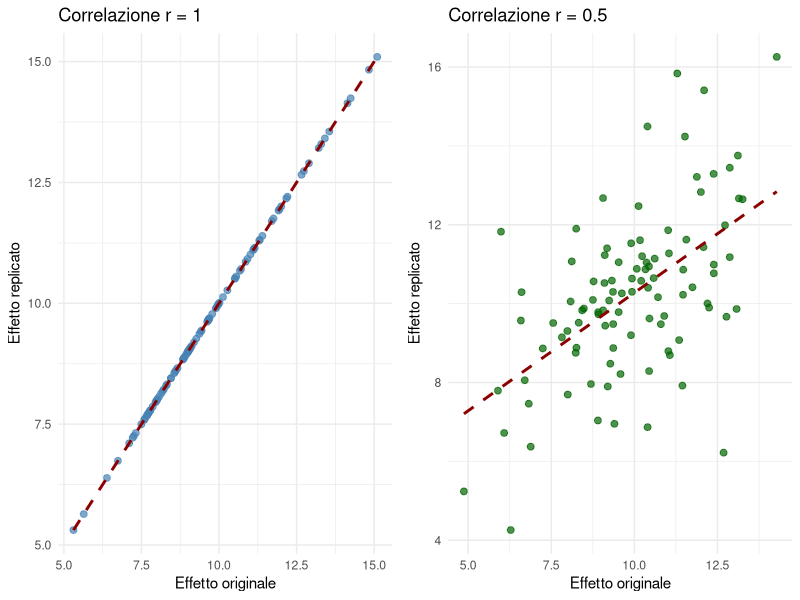

Source code (R):
## ---- chunk 1
#| echo: false
#| output: false
library(tibble)
library(dplyr)
library(knitr)
library(kableExtra)
## ---- chunk 2
#| echo: false

# Carica le librerie necessarie
library(ggplot2)
library(MASS)  # per mvrnorm

# Imposta il seed per riproducibilità
set.seed(1234)

# Numero di osservazioni
n <- 100

# ---- Scatterplot con correlazione r = 1 ----
# Genera x e y perfettamente correlati (y = x + eventuale costante)
x1 <- rnorm(n, mean = 10, sd = 2)
y1 <- x1  # correlazione esatta 1
# Oppure, per aggiungere una leggera variazione di scala: y1 <- 2 * x1 + 1 (comunque r=1)

df1 <- data.frame(originale = x1, replicato = y1)

p1 <- ggplot(df1, aes(x = originale, y = replicato)) +
  geom_point(color = "steelblue", size = 2, alpha = 0.7) +
  geom_smooth(method = "lm", se = FALSE, color = "darkred", linetype = "dashed") +
  labs(title = "Correlazione r = 1",
       x = "Effetto originale",
       y = "Effetto replicato") +
  theme_minimal()

# ---- Scatterplot con correlazione r = 0.5 ----
# Genera dati da una normale bivariata con correlazione 0.5
mu <- c(10, 10)                # medie
sigma <- matrix(c(4, 2,        # varianza x = 4, covarianza = rho * sd(x)*sd(y) = 0.5*2*2 = 2
                  2, 4), nrow = 2)  # varianza y = 4
dati <- mvrnorm(n, mu = mu, Sigma = sigma)
colnames(dati) <- c("originale", "replicato")
df2 <- as.data.frame(dati)

p2 <- ggplot(df2, aes(x = originale, y = replicato)) +
  geom_point(color = "darkgreen", size = 2, alpha = 0.7) +
  geom_smooth(method = "lm", se = FALSE, color = "darkred", linetype = "dashed") +
  labs(title = "Correlazione r = 0.5",
       x = "Effetto originale",
       y = "Effetto replicato") +
  theme_minimal()

# Visualizza i due grafici affiancati (opzionale)
# Installa gridExtra se necessario: install.packages("gridExtra")
library(gridExtra)
grid.arrange(p1, p2, ncol = 2)

# In alternativa, salva ciascun grafico separatamente:
# ggsave("scatter_r1.png", p1, width = 5, height = 4)
# ggsave("scatter_r05.png", p2, width = 5, height = 4)
